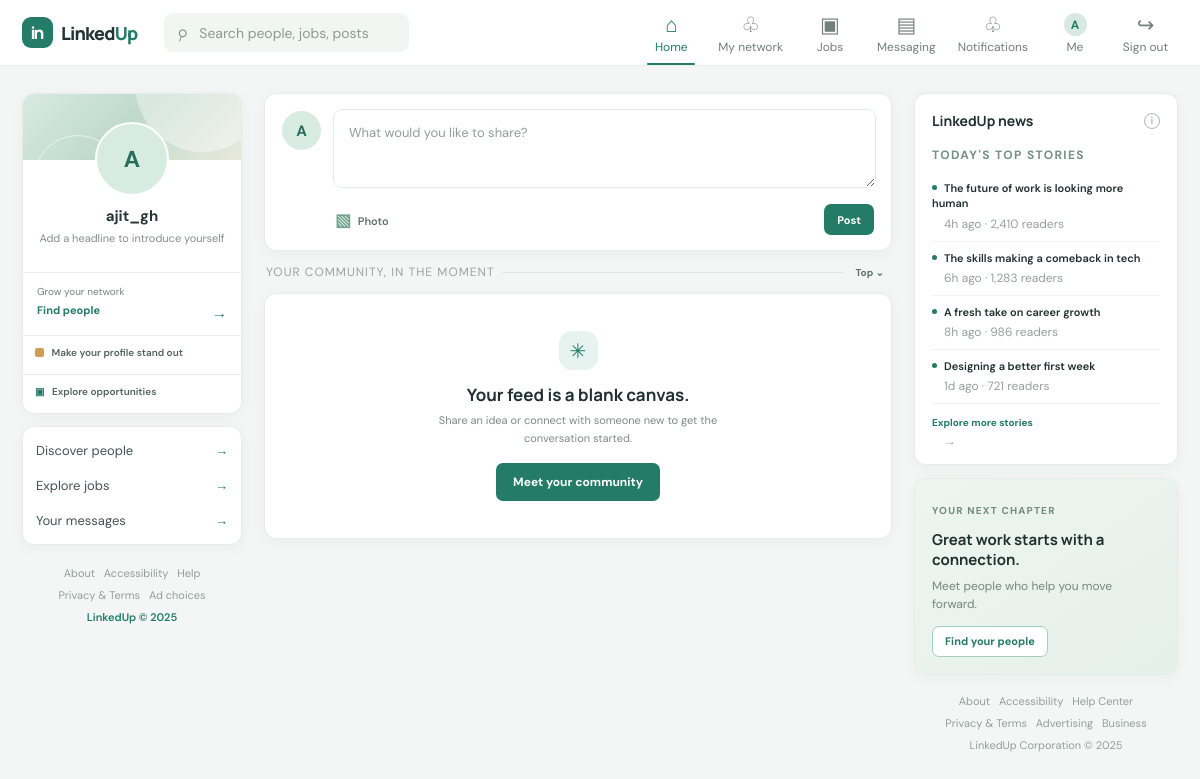
Screenshot of / (signed in) with the database file from the repository.
### accounts/models.py (models this page shows)
class User(AbstractUser):
    email = models.EmailField(unique=True)
    profile_picture = models.ImageField(
        upload_to="profiles/",
        blank=True,
        null=True
    )
    resume = models.FileField(
        "CV or resume",
        upload_to="resumes/",
        blank=True,
        validators=[FileExtensionValidator(allowed_extensions=["pdf", "doc", "docx"])],
        help_text="PDF, DOC, or DOCX",
    )
    headline = models.CharField(max_length=255, blank=True)
    bio = models.TextField(blank=True)
    location = models.CharField(max_length=255, blank=True)
    website = models.URLField(blank=True)
    USERNAME_FIELD = "email"
    REQUIRED_FIELDS = ["username"]

### posts/views.py (the view, shortened to what this page needs)
# urls.py: path("", post_views.feed, name="feed"),
@login_required
def feed(request):
    posts = Post.objects.select_related("author").annotate(
        like_count=Count("likes", distinct=True),
        comment_count=Count("comments", distinct=True),
        viewer_liked=Exists(
            Like.objects.filter(post_id=OuterRef("pk"), user=request.user)
        ),
    ).prefetch_related("comments__user")[:30]
    return render(request, "posts/feed.html", {"posts": posts})

### config/context_processors.py (called while the page is built)
def notification_count(request):
    if not request.user.is_authenticated:
        return {"unread_notification_count": 0}
    return {
        "unread_notification_count": request.user.notifications.filter(
            read_at__isnull=True
        ).count()
    }

### templates/posts/feed.html (shortened to what this page needs)
{% extends "base.html" %}
{% block content %}
<div class="feed-column">
  <section class="card composer">
    <div class="composer-top">
      <a class="avatar" href="{% url 'my-profile' %}">{% if user.profile_picture %}<img src="{{ user.profile_picture.url }}" alt="">{% else %}{{ user.first_name|default:user.username|first|upper }}{% endif %}</a>
      <form class="composer-form" method="post" enctype="multipart/form-data">{% csrf_token %}<textarea name="content" placeholder="What would you like to share?" aria-label="Write a post" required></textarea><div class="composer-actions"><label class="composer-action upload-action"><span>▧</span> Photo<input type="file" name="image" accept="image/*"></label><button class="button button-primary button-small" type="submit">Post</button></div></form>
    </div>
  </section>
  <div class="feed-sort"><span>YOUR COMMUNITY, IN THE MOMENT</span><div class="sort-line"></div><button type="button">Top <span>⌄</span></button></div>
  {% for post in posts %}
  <article class="card post-card">
    <div class="post-header">
      <a class="avatar" href="{% if post.author_id == user.id %}{% url 'my-profile' %}{% else %}{% url 'profile' post.author_id %}{% endif %}">{% if post.author.profile_picture %}<img src="{{ post.author.profile_picture.url }}" alt="">{% else %}{{ post.author.first_name|default:post.author.username|first|upper }}{% endif %}</a>
      <div class="post-author"><a class="strong" href="{% if post.author_id == user.id %}{% url 'my-profile' %}{% else %}{% url 'profile' post.author_id %}{% endif %}">{{ post.author.get_full_name|default:post.author.username }}</a><span>{{ post.author.headline|default:"LinkedUp member" }}</span><span>{{ post.created_at|timesince }} ago · <span class="globe">◎</span></span></div>
      {% if post.author_id != user.id %}<a class="icon-more" href="{% url 'profile' post.author_id %}" aria-label="View profile">···</a>{% endif %}
    </div>
    <div class="post-copy">{{ post.content|linebreaksbr }}</div>
    {% if post.image %}<img class="post-image" src="{{ post.image.url }}" alt="Image shared by {{ post.author.get_full_name }}">{% endif %}
    <div class="post-metrics"><span>{% if post.like_count %}<span class="reaction-dot">♥</span> {{ post.like_count }}{% endif %}</span><span>{{ post.comment_count }} comment{{ post.comment_count|pluralize }}</span></div>
    <div class="post-actions">
      <form method="post" action="{% url 'toggle-like' post.id %}">{% csrf_token %}<button class="post-action {% if post.viewer_liked %}liked{% endif %}" type="submit"><span>♡</span>{% if post.viewer_liked %}Liked{% else %}Like{% endif %}</button></form>
      <button class="post-action" type="button" onclick="document.getElementById('comment-{{ post.id }}').focus()"><span>▤</span> Comment</button>
      {% if post.author_id != user.id %}<a class="post-action" href="{% url 'conversation' post.author_id %}"><span>↗</span> Message</a>{% endif %}
    </div>
    {% for comment in post.comments.all %}<div class="comment"><a class="avatar avatar-tiny" href="{% if comment.user_id == user.id %}{% url 'my-profile' %}{% else %}{% url 'profile' comment.user_id %}{% endif %}">{% if comment.user.profile_picture %}<img src="{{ comment.user.profile_picture.url }}" alt="">{% else %}{{ comment.user.first_name|default:comment.user.username|first|upper }}{% endif %}</a><div class="comment-body"><strong>{{ comment.user.get_full_name|default:comment.user.username }}</strong><p>{{ comment.content|linebreaksbr }}</p><small>{{ comment.created_at|timesince }} ago</small></div></div>{% endfor %}
    <form class="comment-form" method="post" action="{% url 'add-comment' post.id %}">{% csrf_token %}<a class="avatar avatar-tiny" href="{% url 'my-profile' %}">{% if user.profile_picture %}<img src="{{ user.profile_picture.url }}" alt="">{% else %}{{ user.first_name|default:user.username|first|upper }}{% endif %}</a><input id="comment-{{ post.id }}" name="content" placeholder="Add a comment..." required><button type="submit" class="comment-submit">Post</button></form>
  </article>
  {% empty %}
  <section class="card empty-state"><span class="empty-icon">✳</span><h2>Your feed is a blank canvas.</h2><p>Share an idea or connect with someone new to get the conversation started.</p><a class="button button-primary" href="{% url 'connections' %}">Meet your community</a></section>
  {% endfor %}
</div>
{% endblock %}

### templates/base.html (shortened to what this page needs)
{% load static %}
<!doctype html>
<html lang="en">
<head>
  <link rel="stylesheet" href="{% static 'css/app.css' %}">
</head>
<body>
  <header class="topbar">
    <div class="topbar-inner">
      <a class="brand" href="{% url 'feed' %}" aria-label="LinkedUp home"><span class="brand-mark">in</span><span class="brand-word">Linked<span>Up</span></span></a>
      <form class="search-form" action="{% url 'search' %}" method="get">
        <span aria-hidden="true">⌕</span>
        <input type="search" name="q" value="{{ request.GET.q }}" placeholder="Search people, jobs, posts" aria-label="Search">
      </form>
      {% if user.is_authenticated %}
      <nav class="main-nav" aria-label="Main navigation">
        <a class="{% if request.resolver_match.url_name == 'feed' %}active{% endif %}" href="{% url 'feed' %}"><span class="nav-icon">⌂</span><span>Home</span></a>
        <a class="{% if request.resolver_match.url_name == 'connections' %}active{% endif %}" href="{% url 'connections' %}"><span class="nav-icon">♧</span><span>My network</span></a>
        <a class="{% if request.resolver_match.url_name == 'jobs' or request.resolver_match.url_name == 'create-job' %}active{% endif %}" href="{% url 'jobs' %}"><span class="nav-icon">▣</span><span>Jobs</span></a>
        <a class="{% if request.resolver_match.url_name == 'inbox' or request.resolver_match.url_name == 'conversation' %}active{% endif %}" href="{% url 'inbox' %}"><span class="nav-icon">▤</span><span>Messaging</span></a>
        <a class="" href="{% url 'notifications' %}"><span class="nav-icon">♧</span><span>Notifications</span></a>
        <a class="{% if request.resolver_match.url_name == 'my-profile' %}active{% endif %}" href="{% url 'my-profile' %}"><span class="nav-avatar">{% if user.profile_picture %}<img src="{{ user.profile_picture.url }}" alt="">{% else %}{{ user.first_name|default:user.username|first|upper }}{% endif %}</span><span>Me</span></a>
        <form method="post" action="{% url 'logout' %}">{% csrf_token %}<button type="submit"><span class="nav-icon">↪</span><span>Sign out</span></button></form>
      </nav>
      {% endif %}
    </div>
  </header>
  {% if user.is_authenticated %}
  <div class="page-layout">
    <aside class="left-rail">
      <section class="card mini-profile">
        <a href="{% url 'my-profile' %}" class="avatar avatar-large">
          {% if user.profile_picture %}<img src="{{ user.profile_picture.url }}" alt="{{ user.get_full_name }}">{% else %}{{ user.first_name|default:user.username|first|upper }}{% endif %}
        </a>
        <div class="mini-profile-body">
          <a class="strong profile-name" href="{% url 'my-profile' %}">{{ user.get_full_name|default:user.username }}</a>
          <p>{{ user.headline|default:"Add a headline to introduce yourself" }}</p>
        </div>
        <div class="mini-stats"><span>Grow your network</span><a href="{% url 'connections' %}">Find people <b>→</b></a></div>
        <a class="premium-link" href="{% url 'my-profile' %}"><span class="premium-dot"></span> Make your profile stand out</a>
        <a class="saved-link" href="{% url 'jobs' %}"><span>▣</span> Explore opportunities</a>
      </section>
      <section class="card side-links">
        <a href="{% url 'connections' %}">Discover people <span>→</span></a>
        <a href="{% url 'jobs' %}">Explore jobs <span>→</span></a>
        <a href="{% url 'inbox' %}">Your messages <span>→</span></a>
      </section>
      <div class="left-footer">About &nbsp; Accessibility &nbsp; Help<br>Privacy &amp; Terms &nbsp; Ad choices<br><span>LinkedUp © 2025</span></div>
    </aside>
    <main class="main-content">
      {% block content %}{% endblock %}
    </main>
    <aside class="right-rail">
      <section class="card news-card">
        <div class="section-title"><h3>LinkedUp news</h3><span class="info-dot">i</span></div>
        <p class="eyebrow">TODAY'S TOP STORIES</p>
        <a href="{% url 'search' %}?q=work">The future of work is looking more human<span>4h ago · 2,410 readers</span></a>
        <a href="{% url 'search' %}?q=technology">The skills making a comeback in tech<span>6h ago · 1,283 readers</span></a>
        <a href="{% url 'search' %}?q=career">A fresh take on career growth<span>8h ago · 986 readers</span></a>
        <a href="{% url 'search' %}?q=design">Designing a better first week<span>1d ago · 721 readers</span></a>
        <a class="more-news" href="{% url 'search' %}">Explore more stories <span>→</span></a>
      </section>
      <section class="card promo-card">
        <span class="promo-label">YOUR NEXT CHAPTER</span>
        <h3>Great work starts with a connection.</h3>
        <p>Meet people who help you move forward.</p>
        <a class="button button-outline button-small" href="{% url 'connections' %}">Find your people</a>
      </section>
      <div class="right-footer">About &nbsp; Accessibility &nbsp; Help Center<br>Privacy &amp; Terms &nbsp; Advertising &nbsp; Business<br>LinkedUp Corporation © 2025</div>
    </aside>
  </div>
  {% else %}
    {% if messages %}<div class="auth-flash">{% for message in messages %}<div class="flash {{ message.tags }}">{{ message }}</div>{% endfor %}</div>{% endif %}
    {% block auth_content %}{% endblock %}
  {% endif %}
</body>
</html>

### rows the page displays
User: first_name|first "A", get_full_name "ajit_gh", headline "Add a headline to introduce yourself"
